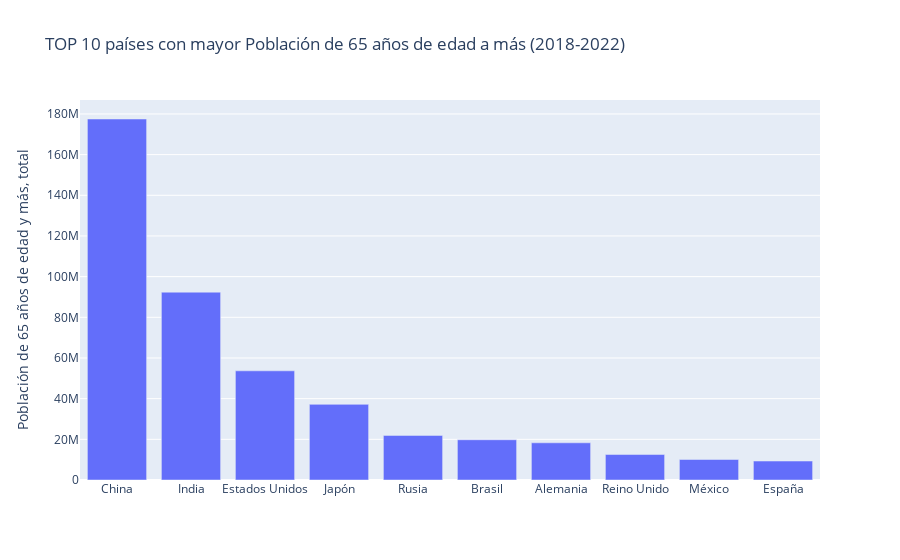

Notebook code cell kept with this figure:
### Code cell
fig = px.bar(top_paises, title="TOP 10 países con mayor Población de 65 años de edad a más (2018-2022)", y="Población de 65 años de edad y más, total")
fig.update_xaxes(title_text="")
fig.show()

### Figure 1 — Plotly figure (JSON) as saved in the notebook; plotly's stock layout.template omitted (floating-point values rounded to 4 significant figures)
{"data": [{"alignmentgroup": "True", "hovertemplate": "país Name=%{x}<br>Población de 65 años de edad y más, total=%{y}<extra></extra>", "legendgroup": "", "marker": {"color": "#636efa", "pattern": {"shape": ""}}, "name": "", "offsetgroup": "", "orientation": "v", "showlegend": false, "textposition": "auto", "type": "bar", "x": ["China", "India", "Estados Unidos", "Japón", "Rusia", "Brasil", "Alemania", "Reino Unido", "México", "España"], "xaxis": "x", "y": [177511530, 92357753, 53680000.0, 37190000.0, 21930000.0, 19790000.0, 18290000.0, 12530000.0, 10080000.0, 9323338], "yaxis": "y"}], "layout": {"barmode": "relative", "legend": {"tracegroupgap": 0}, "title": {"text": "TOP 10 países con mayor Población de 65 años de edad a más (2018-2022)"}, "xaxis": {"anchor": "y", "domain": [0, 1], "title": {"text": ""}}, "yaxis": {"anchor": "x", "domain": [0, 1], "title": {"text": "Población de 65 años de edad y más, total"}}}}
